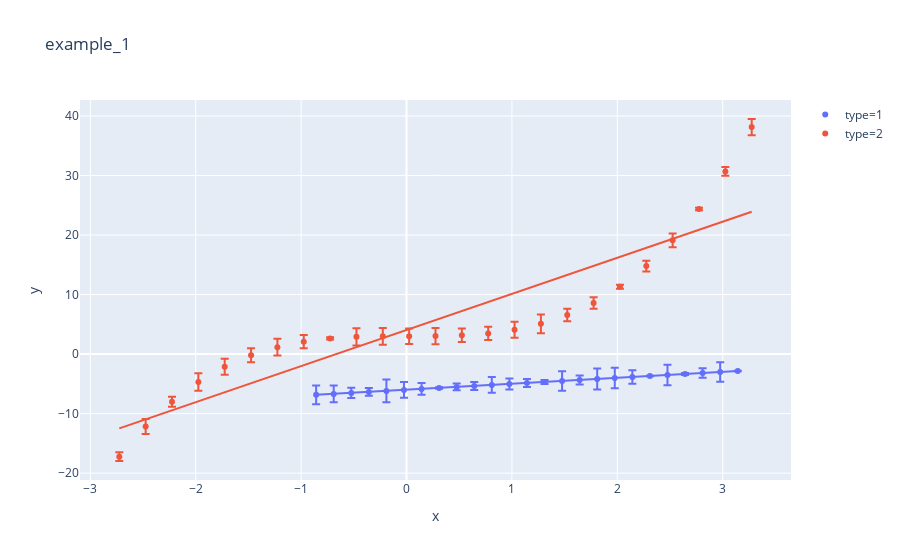

Notebook cell for this chart:
### Markdown cell above
### Plotly Express

### Code cell
fig = px.scatter(data,x='x', y='y', color="type",error_y='err', title = 'example_1', trendline = 'ols')
fig.show()

### Figure 1 — Plotly figure (JSON) as saved in the notebook; plotly's stock layout.template omitted (floating-point values rounded to 4 significant figures)
{"data": [{"error_y": {"array": [1.59, 1.415, 0.864, 0.6552, 1.91, 1.333, 0.9997, 0.1223, 0.5582, 0.6744, 1.329, 0.9323, 0.685, 0.3262, 1.638, 0.7667, 1.771, 1.735, 1.143, 0.0299, 1.735, 0.1647, 0.7897, 1.638, 0.03501]}, "hoverlabel": {"namelength": 0}, "hovertemplate": "type=1<br>x=%{x}<br>y=%{y}", "legendgroup": "type=1", "marker": {"color": "#636efa", "symbol": "circle"}, "mode": "markers", "name": "type=1", "showlegend": true, "type": "scatter", "x": [-0.8574, -0.6907, -0.5241, -0.3574, -0.1907, -0.02406, 0.1426, 0.3093, 0.4759, 0.6426, 0.8093, 0.9759, 1.143, 1.309, 1.476, 1.643, 1.809, 1.976, 2.143, 2.309, 2.476, 2.643, 2.809, 2.976, 3.143], "xaxis": "x", "y": [-6.857, -6.691, -6.524, -6.357, -6.191, -6.024, -5.857, -5.691, -5.524, -5.357, -5.191, -5.024, -4.857, -4.691, -4.524, -4.357, -4.191, -4.024, -3.857, -3.691, -3.524, -3.357, -3.191, -3.024, -2.857], "yaxis": "y"}, {"hoverlabel": {"namelength": 0}, "hovertemplate": "<b>OLS trendline</b><br>y = 1.000000 * x + -6.000000<br>R<sup>2</sup>=1.000000<br><br>type=1<br>x=%{x}<br>y=%{y} <b>(trend)</b>", "legendgroup": "type=1", "marker": {"color": "#636efa", "symbol": "circle"}, "mode": "lines", "name": "type=1", "showlegend": false, "type": "scatter", "x": [-0.8574, -0.6907, -0.5241, -0.3574, -0.1907, -0.02406, 0.1426, 0.3093, 0.4759, 0.6426, 0.8093, 0.9759, 1.143, 1.309, 1.476, 1.643, 1.809, 1.976, 2.143, 2.309, 2.476, 2.643, 2.809, 2.976, 3.143], "xaxis": "x", "y": [-6.857, -6.691, -6.524, -6.357, -6.191, -6.024, -5.857, -5.691, -5.524, -5.357, -5.191, -5.024, -4.857, -4.691, -4.524, -4.357, -4.191, -4.024, -3.857, -3.691, -3.524, -3.357, -3.191, -3.024, -2.857], "yaxis": "y"}, {"error_y": {"array": [0.7305, 1.255, 0.8352, 1.474, 1.356, 1.188, 1.396, 1.108, 0.1933, 1.437, 1.406, 1.309, 1.367, 1.133, 1.101, 1.347, 1.589, 1.045, 0.9666, 0.3334, 0.9023, 1.171, 0.2218, 0.7278, 1.36]}, "hoverlabel": {"namelength": 0}, "hovertemplate": "type=2<br>x=%{x}<br>y=%{y}", "legendgroup": "type=2", "marker": {"color": "#EF553B", "symbol": "circle"}, "mode": "markers", "name": "type=2", "showlegend": true, "type": "scatter", "x": [-2.725, -2.475, -2.225, -1.975, -1.725, -1.475, -1.225, -0.975, -0.725, -0.475, -0.225, 0.02499, 0.275, 0.525, 0.775, 1.025, 1.275, 1.525, 1.775, 2.025, 2.275, 2.525, 2.775, 3.025, 3.275], "xaxis": "x", "y": [-17.24, -12.16, -8.015, -4.704, -2.133, -0.2091, 1.162, 2.073, 2.619, 2.893, 2.989, 3.0, 3.021, 3.145, 3.465, 4.077, 5.073, 6.547, 8.592, 11.3, 14.77, 19.1, 24.37, 30.68, 38.13], "yaxis": "y"}, {"hoverlabel": {"namelength": 0}, "hovertemplate": "<b>OLS trendline</b><br>y = 6.064359 * x + 4.034311<br>R<sup>2</sup>=0.818318<br><br>type=2<br>x=%{x}<br>y=%{y} <b>(trend)</b>", "legendgroup": "type=2", "marker": {"color": "#EF553B", "symbol": "circle"}, "mode": "lines", "name": "type=2", "showlegend": false, "type": "scatter", "x": [-2.725, -2.475, -2.225, -1.975, -1.725, -1.475, -1.225, -0.975, -0.725, -0.475, -0.225, 0.02499, 0.275, 0.525, 0.775, 1.025, 1.275, 1.525, 1.775, 2.025, 2.275, 2.525, 2.775, 3.025, 3.275], "xaxis": "x", "y": [-12.49, -10.98, -9.459, -7.943, -6.427, -4.911, -3.395, -1.878, -0.3624, 1.154, 2.67, 4.186, 5.702, 7.218, 8.734, 10.25, 11.77, 13.28, 14.8, 16.31, 17.83, 19.35, 20.86, 22.38, 23.9], "yaxis": "y"}], "layout": {"legend": {"tracegroupgap": 0}, "title": {"text": "example_1"}, "xaxis": {"anchor": "y", "domain": [0, 1], "title": {"text": "x"}}, "yaxis": {"anchor": "x", "domain": [0, 1], "title": {"text": "y"}}}}
